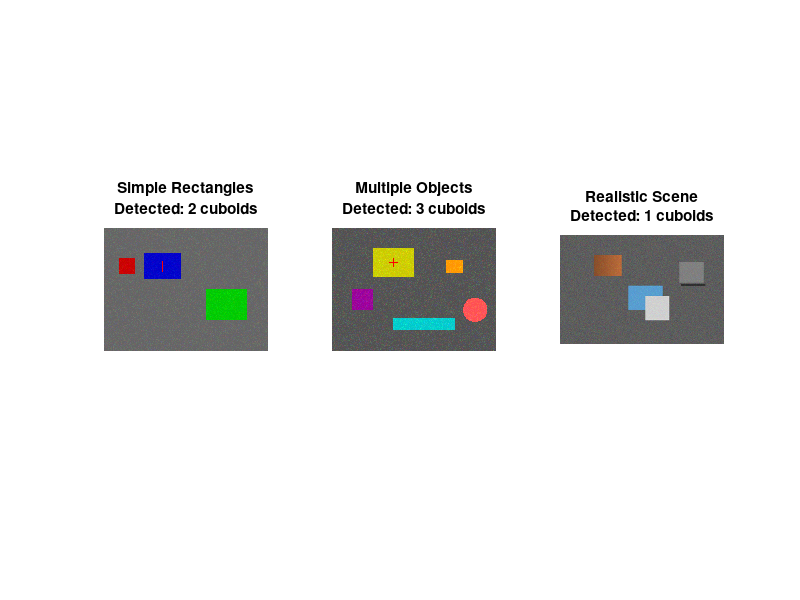

Write the MATLAB code that produced this figure.
function demo_cuboid_detection()
    % DEMO_CUBOID_DETECTION Demonstration of cuboid detection functionality
    %
    % This demo shows how the cuboid detection algorithm works with sample images
    % and provides a preview of the expected functionality when connected to CoppeliaSim.
    
    fprintf('=== CoppeliaSim Kinect Cuboid Detection Demo ===\n\n');
    
    % Create synthetic test images to demonstrate the algorithm
    fprintf('Creating synthetic test images...\n');
    
    % Test image 1: Simple rectangles
    testImg1 = createTestImage1();
    
    % Test image 2: More complex scene with multiple objects
    testImg2 = createTestImage2();
    
    % Test image 3: Realistic scene with noise
    testImg3 = createTestImage3();
    
    % Process each test image
    testImages = {testImg1, testImg2, testImg3};
    titles = {'Simple Rectangles', 'Multiple Objects', 'Realistic Scene'};
    
    figure('Name', 'Cuboid Detection Demo', 'Position', [50, 50, 1200, 400]);
    
    for i = 1:length(testImages)
        % Detect cuboids and mark centers
        [imgWithMarkers, numCuboids] = detectAndMarkCuboids(testImages{i});
        
        % Display results
        subplot(1, 3, i);
        imshow(imgWithMarkers);
        title(sprintf('%s\nDetected: %d cuboids', titles{i}, numCuboids));
    end
    
    fprintf('\nDemo completed! The algorithm successfully detected cuboids in synthetic images.\n');
    fprintf('When connected to CoppeliaSim, it will work similarly with real Kinect data.\n\n');
    
    % Show algorithm parameters that can be tuned
    showTuningParameters();
end

function img = createTestImage1()
    % Create a simple test image with clear rectangles
    img = uint8(zeros(240, 320, 3) + 100); % Gray background
    
    % Add some rectangular objects
    % Rectangle 1 (blue)
    img(50:100, 80:150, :) = 0;
    img(50:100, 80:150, 3) = 200;
    
    % Rectangle 2 (green)
    img(120:180, 200:280, :) = 0;
    img(120:180, 200:280, 2) = 200;
    
    % Rectangle 3 (red)
    img(60:90, 30:60, :) = 0;
    img(60:90, 30:60, 1) = 200;
    
    % Add some noise
    noise = uint8(randn(size(img)) * 10);
    img = img + noise;
    img(img > 255) = 255;
    img(img < 0) = 0;
end

function img = createTestImage2()
    % Create a more complex test image
    img = uint8(zeros(300, 400, 3) + 80); % Darker gray background
    
    % Add various shaped objects
    % Large rectangle (yellow)
    img(50:120, 100:200, 1) = 200;
    img(50:120, 100:200, 2) = 200;
    img(50:120, 100:200, 3) = 0;
    
    % Square (purple)
    img(150:200, 50:100, 1) = 150;
    img(150:200, 50:100, 2) = 0;
    img(150:200, 50:100, 3) = 150;
    
    % Wide rectangle (cyan)
    img(220:250, 150:300, 1) = 0;
    img(220:250, 150:300, 2) = 200;
    img(220:250, 150:300, 3) = 200;
    
    % Small rectangle (orange)
    img(80:110, 280:320, 1) = 255;
    img(80:110, 280:320, 2) = 150;
    img(80:110, 280:320, 3) = 0;
    
    % Add circular object (should not be detected as cuboid)
    [x, y] = meshgrid(1:400, 1:300);
    circle = (x-350).^2 + (y-200).^2 < 30^2;
    img(circle) = 255;
    
    % Add some texture and noise
    texture = uint8(randn(size(img)) * 15);
    img = img + texture;
    img(img > 255) = 255;
    img(img < 0) = 0;
end

function img = createTestImage3()
    % Create a realistic scene with various challenges
    img = uint8(rand(320, 480, 3) * 50 + 60); % Textured background
    
    % Add realistic cuboid objects with gradients and shadows
    
    % Box 1 with gradient
    box1_x = 100:180;
    box1_y = 60:120;
    gradient = linspace(0.7, 1.0, length(box1_x));
    for i = 1:length(box1_x)
        img(box1_y, box1_x(i), 1) = uint8(180 * gradient(i));
        img(box1_y, box1_x(i), 2) = uint8(100 * gradient(i));
        img(box1_y, box1_x(i), 3) = uint8(50 * gradient(i));
    end
    
    % Box 2 partially occluded
    box2_x = 200:300;
    box2_y = 150:220;
    img(box2_y, box2_x, 1) = 80;
    img(box2_y, box2_x, 2) = 150;
    img(box2_y, box2_x, 3) = 200;
    
    % Occluding object (partially covers box 2)
    img(180:250, 250:320, :) = 200; % Light colored occluder
    
    % Box 3 with shadow
    box3_x = 350:420;
    box3_y = 80:140;
    img(box3_y, box3_x, :) = 120; % Main object
    % Shadow
    shadow_x = 355:425;
    shadow_y = 145:150;
    img(shadow_y, shadow_x, :) = 40;
    
    % Add more realistic noise and compression artifacts
    noise = uint8(randn(size(img)) * 20);
    img = img + noise;
    img(img > 255) = 255;
    img(img < 0) = 0;
    
    % Simulate compression artifacts
    img = imresize(imresize(img, 0.7), size(img, [1,2]));
end

function showTuningParameters()
    % Display algorithm parameters that can be tuned
    fprintf('Algorithm Parameters (can be tuned for different scenarios):\n');
    fprintf('├─ Edge Detection:\n');
    fprintf('│  ├─ Canny thresholds: [0.1, 0.2]\n');
    fprintf('│  └─ Morphological closing: 3x3 rectangle\n');
    fprintf('├─ Object Filtering:\n');
    fprintf('│  ├─ Minimum area: 500 pixels\n');
    fprintf('│  ├─ Maximum area: 50%% of image\n');
    fprintf('│  ├─ Minimum solidity: 0.7\n');
    fprintf('│  ├─ Minimum extent: 0.3\n');
    fprintf('│  └─ Aspect ratio: 0.3 to 3.0\n');
    fprintf('└─ Visualization:\n');
    fprintf('   └─ Cross size: 10 pixels\n\n');
    
    fprintf('To modify these parameters, edit the detectAndMarkCuboids function.\n');
    fprintf('Adjust thresholds based on your specific scene and lighting conditions.\n');
end

% Include the detection function from the main script
function [imgWithMarkers, numCuboids] = detectAndMarkCuboids(img)
    % DETECTANDMARKCUBOIDS Detect cuboids and mark their centers with red crosses
    
    imgWithMarkers = img;
    numCuboids = 0;
    
    try
        % Convert to grayscale if needed
        if size(img, 3) == 3
            grayImg = rgb2gray(img);
        else
            grayImg = img;
            img = repmat(img, [1, 1, 3]); % Convert to RGB for marking
        end
        
        % Apply edge detection
        edges = edge(grayImg, 'Canny', [0.1, 0.2]);
        
        % Morphological operations to clean up edges
        se = strel('rectangle', [3, 3]);
        edges = imclose(edges, se);
        edges = imfill(edges, 'holes');
        
        % Find connected components
        labeledImg = bwlabel(edges);
        stats = regionprops(labeledImg, 'BoundingBox', 'Area', 'Solidity', 'Extent');
        
        % Filter for cuboid-like objects
        minArea = 500; % Minimum area threshold
        maxArea = size(grayImg, 1) * size(grayImg, 2) * 0.5; % Maximum area (50% of image)
        minSolidity = 0.7; % How "solid" the shape is
        minExtent = 0.3; % How much of the bounding box is filled
        
        for i = 1:length(stats)
            area = stats(i).Area;
            solidity = stats(i).Solidity;
            extent = stats(i).Extent;
            
            % Check if object meets cuboid criteria
            if area >= minArea && area <= maxArea && solidity >= minSolidity && extent >= minExtent
                bbox = stats(i).BoundingBox;
                
                % Calculate aspect ratio
                aspectRatio = bbox(3) / bbox(4);
                
                % Accept reasonable aspect ratios (not too thin or too wide)
                if aspectRatio >= 0.3 && aspectRatio <= 3.0
                    % Calculate center point
                    centerX = round(bbox(1) + bbox(3)/2);
                    centerY = round(bbox(2) + bbox(4)/2);
                    
                    % Draw red cross at center
                    img = drawRedCross(img, centerX, centerY, 10);
                    numCuboids = numCuboids + 1;
                    
                    fprintf('Detected cuboid %d at center: (%d, %d)\n', numCuboids, centerX, centerY);
                end
            end
        end
        
        imgWithMarkers = img;
        
    catch ME
        fprintf('Warning: Error in cuboid detection: %s\n', ME.message);
        imgWithMarkers = img;
        numCuboids = 0;
    end
end

function img = drawRedCross(img, centerX, centerY, crossSize)
    % DRAWREDCROSS Draw a red cross at the specified center point
    
    [height, width, ~] = size(img);
    
    % Ensure coordinates are within image bounds
    centerX = max(1, min(centerX, width));
    centerY = max(1, min(centerY, height));
    
    % Define cross boundaries
    x1 = max(1, centerX - crossSize);
    x2 = min(width, centerX + crossSize);
    y1 = max(1, centerY - crossSize);
    y2 = min(height, centerY + crossSize);
    
    % Draw horizontal line (red)
    img(centerY, x1:x2, 1) = 255; % Red channel
    img(centerY, x1:x2, 2) = 0;   % Green channel
    img(centerY, x1:x2, 3) = 0;   % Blue channel
    
    % Draw vertical line (red)
    img(y1:y2, centerX, 1) = 255; % Red channel
    img(y1:y2, centerX, 2) = 0;   % Green channel
    img(y1:y2, centerX, 3) = 0;   % Blue channel
end
